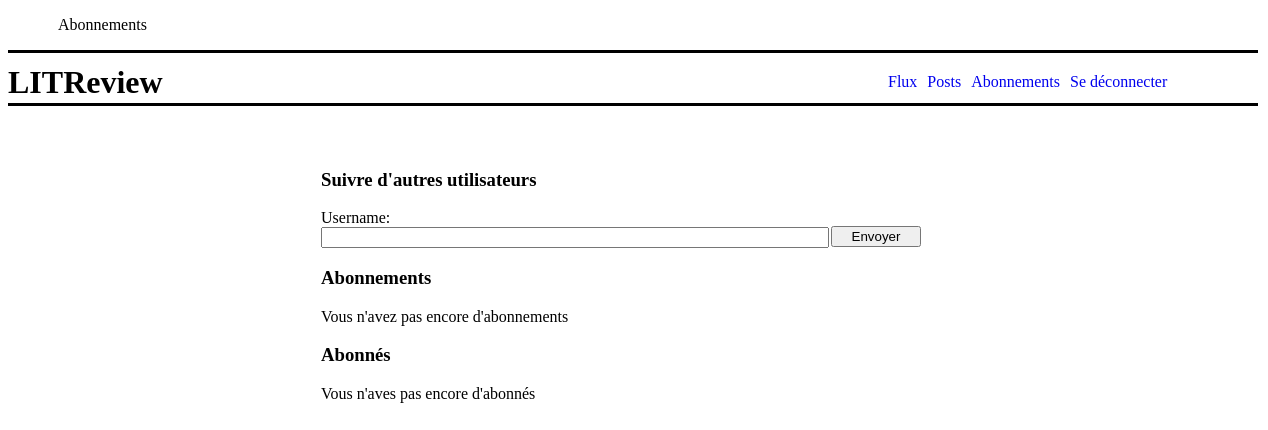
/follows/ (signed in), run on an earlier commit of the app's database.
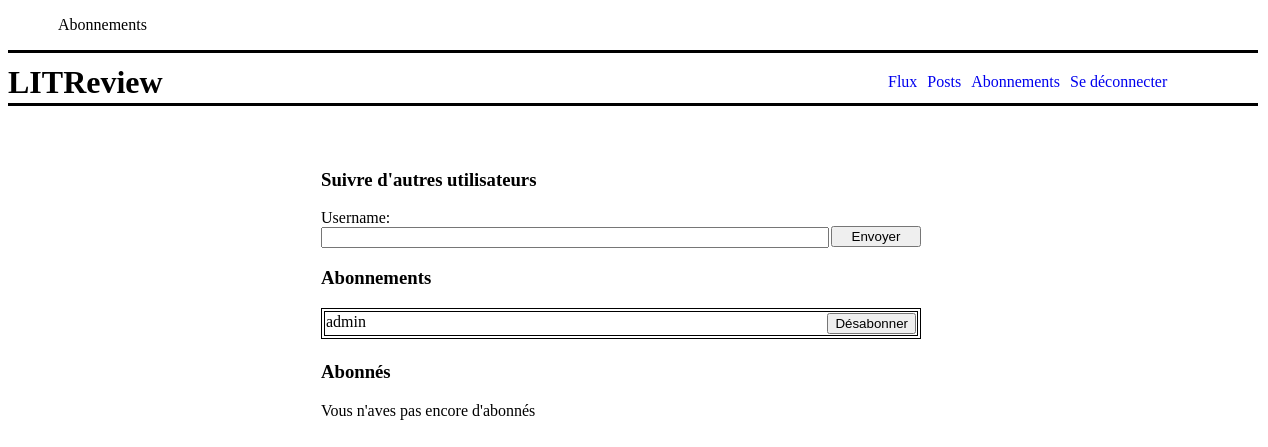
And on a later commit of the database.
### followers/models.py (models this page shows)
class UserFollows(models.Model):
	user = models.ForeignKey(settings.AUTH_USER_MODEL, on_delete=models.CASCADE,
		related_name='following')
	followed_user = models.ForeignKey(settings.AUTH_USER_MODEL, on_delete=models.CASCADE,
		related_name='followed_by')
	class Meta:
		unique_together = ('user', 'followed_user',)

### authentication/models.py (models this page shows)
class User(AbstractUser):
	profile_photo = models.ImageField(verbose_name='Photo de profil')

### followers/views.py (the view, shortened to what this page needs)
# urls.py: path('follows/', followers.views.follows, name='follows'),
@login_required
def follows(request):
	form = forms.UserFollowsForm()
	followers = models.UserFollows.objects.filter(followed_user=request.user)
	follows = models.UserFollows.objects.filter(user=request.user)
	error = None
	context = {'form': form, 'followers': followers,
		'follows': follows, 'page_name': 'Abonnements', 'error': error}
	return render(request, 'followers/follows.html', context=context)

### followers/forms.py
class UserFollowsForm(forms.Form):
		username = forms.CharField(max_length=100)

### followers/templates/followers/follows.html (shortened to what this page needs)
{% extends 'base.html' %}
{% block content %}
{% load static %}
  <link rel="stylesheet" type="text/css" href="{% static 'followers/follows.css' %}">
  <div class="container">
    <h3>Suivre d'autres utilisateurs</h3>
    <form method="post">
      {{ form.as_p }}
      <button type="submit" value="Follow">Envoyer</button>
    </form>
    <h3>Abonnements</h3>
    {% if follows|length != 0 %}
      <table>
        {% for link in follows %}
          <tr>
            <td>{{ link.followed_user }}<a href="{% url 'unfollow' link.id %}"><input type="submit" value="Désabonner"></a></td>
          </tr>
        {% endfor %}
      </table>
    {% else %}
      <p>Vous n'avez pas encore d'abonnements</p>
    {% endif %}
    <h3>Abonnés</h3>
    {% if followers == None %}
    <table>
      {% for link in followers %}
        <tr>
          <td>{{ link.user }}</td>
        </tr>
      {% endfor %}
    </table>
    {% else %}
      <p>Vous n'aves pas encore d'abonnés</p>
    {% endif %}
  </div>
{% endblock %}

What changed in the data, as far as the page shows it:
added UserFollows: followed_user "admin"
Also different on the page:
text no longer shown: "Vous n'avez pas encore d'abonnements"
